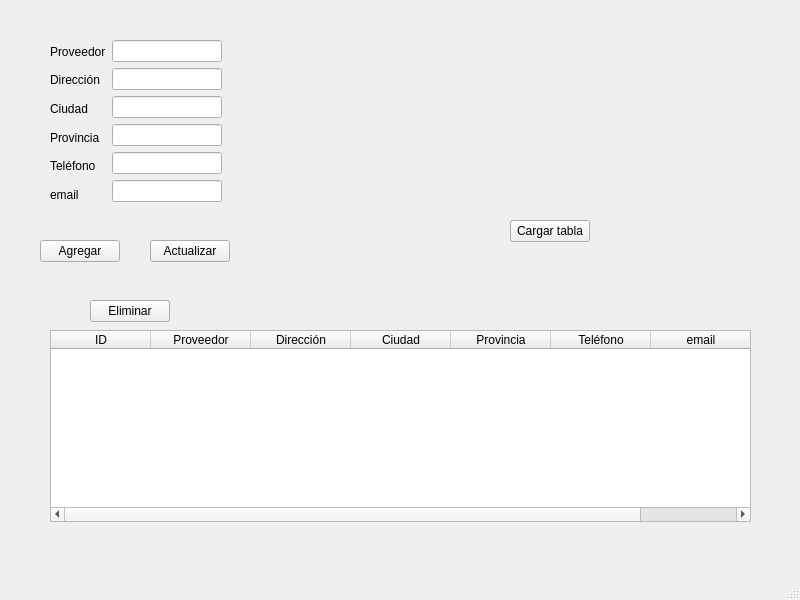
<?xml version="1.0" encoding="UTF-8"?>
<ui version="4.0">
 <class>MainWindow</class>
 <widget class="QMainWindow" name="MainWindow">
  <property name="geometry">
   <rect>
    <x>0</x>
    <y>0</y>
    <width>800</width>
    <height>600</height>
   </rect>
  </property>
  <property name="windowTitle">
   <string>MainWindow</string>
  </property>
  <widget class="QWidget" name="centralwidget">
   <widget class="QPushButton" name="pushButtonSupplierAdd">
    <property name="geometry">
     <rect>
      <x>40</x>
      <y>240</y>
      <width>80</width>
      <height>22</height>
     </rect>
    </property>
    <property name="text">
     <string>Agregar</string>
    </property>
   </widget>
   <widget class="QPushButton" name="pushButtonSupplierUpdate">
    <property name="geometry">
     <rect>
      <x>150</x>
      <y>240</y>
      <width>80</width>
      <height>22</height>
     </rect>
    </property>
    <property name="text">
     <string>Actualizar</string>
    </property>
   </widget>
   <widget class="QPushButton" name="pushButtonSupplierDelete">
    <property name="geometry">
     <rect>
      <x>90</x>
      <y>300</y>
      <width>80</width>
      <height>22</height>
     </rect>
    </property>
    <property name="text">
     <string>Eliminar</string>
    </property>
   </widget>
   <widget class="QTableWidget" name="tableWidgetSupplier">
    <property name="geometry">
     <rect>
      <x>50</x>
      <y>330</y>
      <width>701</width>
      <height>192</height>
     </rect>
    </property>
    <column>
     <property name="text">
      <string>ID</string>
     </property>
    </column>
    <column>
     <property name="text">
      <string>Proveedor</string>
     </property>
    </column>
    <column>
     <property name="text">
      <string>Dirección</string>
     </property>
    </column>
    <column>
     <property name="text">
      <string>Ciudad</string>
     </property>
    </column>
    <column>
     <property name="text">
      <string>Provincia</string>
     </property>
    </column>
    <column>
     <property name="text">
      <string>Teléfono</string>
     </property>
    </column>
    <column>
     <property name="text">
      <string>email</string>
     </property>
    </column>
   </widget>
   <widget class="QPushButton" name="pushButtonLoadData">
    <property name="geometry">
     <rect>
      <x>510</x>
      <y>220</y>
      <width>80</width>
      <height>22</height>
     </rect>
    </property>
    <property name="text">
     <string>Cargar tabla</string>
    </property>
   </widget>
   <widget class="QWidget" name="layoutWidget">
    <property name="geometry">
     <rect>
      <x>50</x>
      <y>40</y>
      <width>172</width>
      <height>166</height>
     </rect>
    </property>
    <layout class="QHBoxLayout" name="horizontalLayout">
     <item>
      <layout class="QVBoxLayout" name="verticalLayout">
       <item>
        <widget class="QLabel" name="label">
         <property name="text">
          <string>Proveedor</string>
         </property>
        </widget>
       </item>
       <item>
        <widget class="QLabel" name="label_5">
         <property name="text">
          <string>Dirección</string>
         </property>
        </widget>
       </item>
       <item>
        <widget class="QLabel" name="label_2">
         <property name="text">
          <string>Ciudad</string>
         </property>
        </widget>
       </item>
       <item>
        <widget class="QLabel" name="label_3">
         <property name="text">
          <string>Provincia</string>
         </property>
        </widget>
       </item>
       <item>
        <widget class="QLabel" name="label_4">
         <property name="text">
          <string>Teléfono</string>
         </property>
        </widget>
       </item>
       <item>
        <widget class="QLabel" name="label_6">
         <property name="text">
          <string>email</string>
         </property>
        </widget>
       </item>
      </layout>
     </item>
     <item>
      <layout class="QVBoxLayout" name="verticalLayout_2">
       <item>
        <widget class="QLineEdit" name="lineEditSupplierName"/>
       </item>
       <item>
        <widget class="QLineEdit" name="lineEditSupplierAddress"/>
       </item>
       <item>
        <widget class="QLineEdit" name="lineEditSupplierCity"/>
       </item>
       <item>
        <widget class="QLineEdit" name="lineEditSupplierProvince"/>
       </item>
       <item>
        <widget class="QLineEdit" name="lineEditSupplierPhone"/>
       </item>
       <item>
        <widget class="QLineEdit" name="lineEditSupplierEmail"/>
       </item>
      </layout>
     </item>
    </layout>
   </widget>
  </widget>
  <widget class="QMenuBar" name="menubar">
   <property name="geometry">
    <rect>
     <x>0</x>
     <y>0</y>
     <width>800</width>
     <height>19</height>
    </rect>
   </property>
  </widget>
  <widget class="QStatusBar" name="statusbar"/>
 </widget>
 <resources/>
 <connections/>
</ui>
